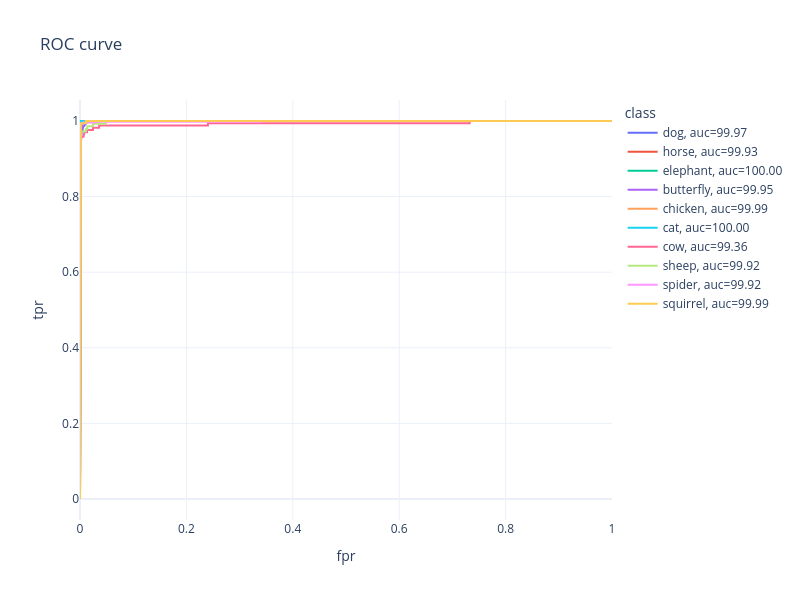

The notebook cell this image was saved under:
### Code cell
df = pd.DataFrame(df_dict)
px.line(df, x='fpr', y='tpr', color='class', 
        width=800, height=600, title="ROC curve")
